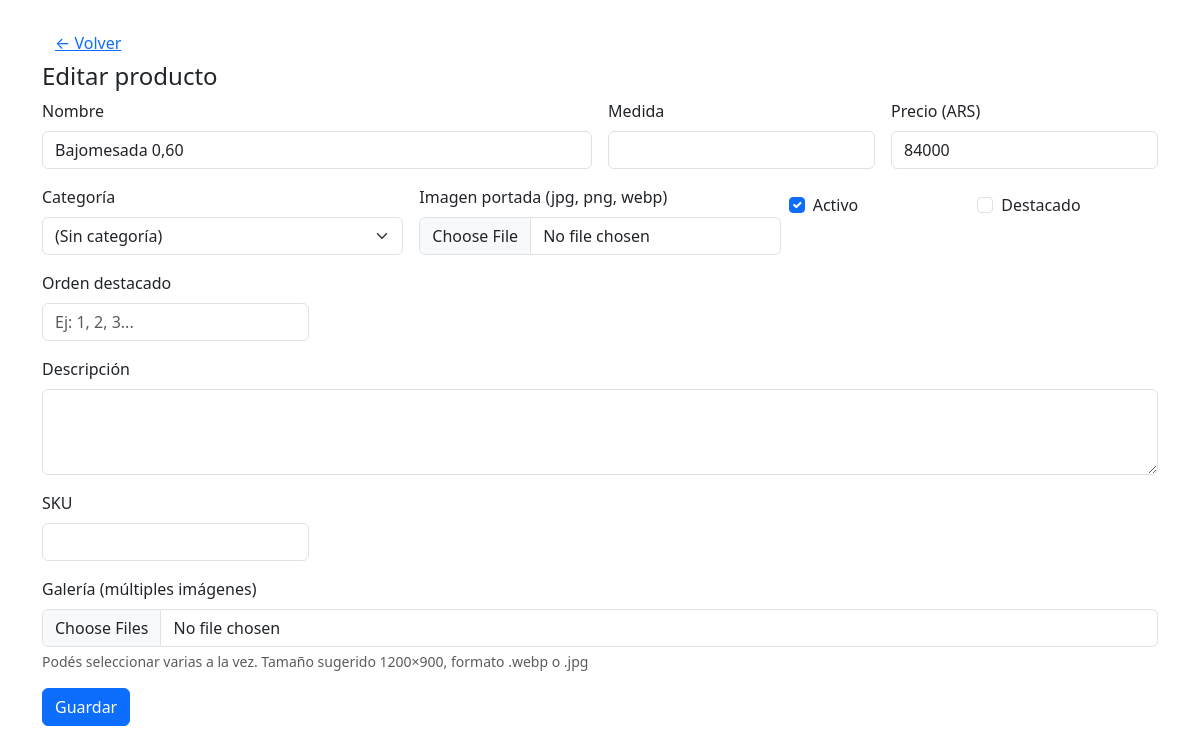
The app's page /admin/productos_editar.php?id=2 (signed in) with its own data.
### tables this page shows
CREATE TABLE `productos` (
  `id` int(11) NOT NULL,
  `sku` varchar(64) DEFAULT NULL,
  `nombre` varchar(200) NOT NULL,
  `categoria_id` int(11) DEFAULT NULL,
  `descripcion` text DEFAULT NULL,
  `medida` varchar(100) DEFAULT NULL,
  `precio` int(11) NOT NULL DEFAULT 0,
  `costo` int(11) DEFAULT NULL,
  `stock` int(11) DEFAULT NULL,
  `activo` tinyint(1) DEFAULT 1,
  `destacado` tinyint(1) NOT NULL DEFAULT 0,
  `orden_destacado` int(11) DEFAULT NULL,
  `imagen` varchar(255) DEFAULT NULL,
  `updated_at` timestamp NOT NULL DEFAULT current_timestamp() ON UPDATE current_timestamp()
);

### src/productos.php (called while the page is built, shortened)
<?php
function producto_get(int $id): ?array {
  $pdo = db();
  $st = $pdo->prepare("SELECT * FROM productos WHERE id=?");
  $st->execute([$id]);
  $row = $st->fetch();
  return $row ?: null;
}

### admin/productos_editar.php (the view, shortened to what this page needs)
<?php
require_once __DIR__ . '/../src/productos.php';
$id = isset($_GET['id']) ? (int)$_GET['id'] : null;
$prod = $id ? A\producto_get($id) : [
  'nombre'=>'','medida'=>'','precio'=>0,'descripcion'=>'','sku'=>'','activo'=>1,'imagen'=>null,'categoria_id'=>null,'destacado'=>0,'orden_destacado'=>null
];
?>
<!doctype html>
<html lang="es">
<head>
  <link href="https://cdn.jsdelivr.net/npm/bootstrap@5.3.3/dist/css/bootstrap.min.css" rel="stylesheet">
</head>
<body>
<div class="container py-4">
  <a href="productos_listar.php" class="btn btn-link">&larr; Volver</a>
  <h1 class="h4">Editar producto</h1>
  <form method="post" enctype="multipart/form-data">
    <div class="row g-3">
      <div class="col-md-6">
        <label class="form-label">Nombre</label>
        <input class="form-control" name="nombre" required value="<?= htmlspecialchars($prod['nombre'] ?? '') ?>">
      </div>
      <div class="col-md-3">
        <label class="form-label">Medida</label>
        <input class="form-control" name="medida" value="<?= htmlspecialchars($prod['medida'] ?? '') ?>">
      </div>
      <div class="col-md-3">
        <label class="form-label">Precio (ARS)</label>
        <input class="form-control" name="precio" type="number" min="0" step="1" value="<?= (int)($prod['precio'] ?? 0) ?>">
      </div>
      <div class="col-md-4">
        <label class="form-label">Categoría</label>
        <select class="form-select" name="categoria_id">
          <option value="">(Sin categoría)</option>
        </select>
      </div>
      <div class="col-md-4">
        <label class="form-label">Imagen portada (jpg, png, webp)</label>
        <input class="form-control" type="file" name="imagen" accept=".jpg,.jpeg,.png,.webp">
      </div>
      <div class="col-md-2 form-check mt-4">
        <input class="form-check-input" type="checkbox" name="activo" id="activo" <?= !empty($prod['activo']) ? 'checked' : '' ?>>
        <label class="form-check-label" for="activo">Activo</label>
      </div>
      <div class="col-md-2 form-check mt-4">
        <input class="form-check-input" type="checkbox" name="destacado" id="destacado" <?= !empty($prod['destacado']) ? 'checked' : '' ?>>
        <label class="form-check-label" for="destacado">Destacado</label>
      </div>
      <div class="col-md-3">
        <label class="form-label">Orden destacado</label>
        <input class="form-control" type="number" name="orden_destacado" value="<?= htmlspecialchars((string)($prod['orden_destacado'] ?? '')) ?>" placeholder="Ej: 1, 2, 3...">
      </div>
      <div class="col-12">
        <label class="form-label">Descripción</label>
        <textarea class="form-control" name="descripcion" rows="3"><?= htmlspecialchars($prod['descripcion'] ?? '') ?></textarea>
      </div>
      <div class="col-md-3">
        <label class="form-label">SKU</label>
        <input class="form-control" name="sku" value="<?= htmlspecialchars($prod['sku'] ?? '') ?>">
      </div>
      <div class="col-12">
        <label class="form-label">Galería (múltiples imágenes)</label>
        <input class="form-control" type="file" name="galeria[]" accept=".jpg,.jpeg,.png,.webp" multiple>
        <div class="form-text">Podés seleccionar varias a la vez. Tamaño sugerido 1200×900, formato .webp o .jpg</div>
      </div>
    </div>
    <div class="mt-3">
      <button class="btn btn-primary">Guardar</button>
    </div>
  </form>
</div>
</body>
</html>

### records on screen
productos: nombre "Bajomesada 0,60", precio "84000", activo "☑"
